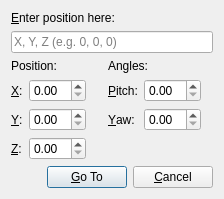
<?xml version="1.0" encoding="UTF-8"?>
<ui version="4.0">
 <class>GotoPositionDialog</class>
 <widget class="QDialog" name="GotoPositionDialog">
  <property name="geometry">
   <rect>
    <x>0</x>
    <y>0</y>
    <width>182</width>
    <height>174</height>
   </rect>
  </property>
  <property name="windowTitle">
   <string>Go to Position</string>
  </property>
  <layout class="QVBoxLayout" name="verticalLayout">
   <property name="spacing">
    <number>6</number>
   </property>
   <item>
    <layout class="QGridLayout" name="gridLayout" columnstretch="0,0,0,0,0,0,0">
     <property name="sizeConstraint">
      <enum>QLayout::SetDefaultConstraint</enum>
     </property>
     <property name="horizontalSpacing">
      <number>6</number>
     </property>
     <item row="2" column="3" colspan="2">
      <widget class="QLabel" name="label_3">
       <property name="text">
        <string>Angles:</string>
       </property>
      </widget>
     </item>
     <item row="5" column="1">
      <widget class="QDoubleSpinBox" name="m_dymZ"/>
     </item>
     <item row="3" column="1">
      <widget class="QDoubleSpinBox" name="m_dymX"/>
     </item>
     <item row="0" column="0" colspan="7">
      <widget class="QLabel" name="label">
       <property name="text">
        <string>&amp;Enter position here:</string>
       </property>
       <property name="buddy">
        <cstring>m_posEdit</cstring>
       </property>
      </widget>
     </item>
     <item row="2" column="0" colspan="2">
      <widget class="QLabel" name="label_2">
       <property name="text">
        <string>Position:</string>
       </property>
      </widget>
     </item>
     <item row="5" column="0">
      <widget class="QLabel" name="label_8">
       <property name="text">
        <string>&amp;Z:</string>
       </property>
       <property name="buddy">
        <cstring>m_dymZ</cstring>
       </property>
      </widget>
     </item>
     <item row="4" column="0">
      <widget class="QLabel" name="label_6">
       <property name="text">
        <string>&amp;Y:</string>
       </property>
       <property name="buddy">
        <cstring>m_dymY</cstring>
       </property>
      </widget>
     </item>
     <item row="3" column="3">
      <widget class="QLabel" name="label_5">
       <property name="text">
        <string>&amp;Pitch:</string>
       </property>
       <property name="buddy">
        <cstring>m_dymAnglePitch</cstring>
       </property>
      </widget>
     </item>
     <item row="4" column="3">
      <widget class="QLabel" name="label_7">
       <property name="text">
        <string>&amp;Yaw:</string>
       </property>
       <property name="buddy">
        <cstring>m_dymAngleYaw</cstring>
       </property>
      </widget>
     </item>
     <item row="3" column="2">
      <spacer name="horizontalSpacer_2">
       <property name="orientation">
        <enum>Qt::Horizontal</enum>
       </property>
       <property name="sizeType">
        <enum>QSizePolicy::Fixed</enum>
       </property>
       <property name="sizeHint" stdset="0">
        <size>
         <width>10</width>
         <height>20</height>
        </size>
       </property>
      </spacer>
     </item>
     <item row="4" column="4">
      <widget class="QDoubleSpinBox" name="m_dymAngleYaw"/>
     </item>
     <item row="3" column="0">
      <widget class="QLabel" name="label_4">
       <property name="text">
        <string>&amp;X:</string>
       </property>
       <property name="buddy">
        <cstring>m_dymX</cstring>
       </property>
      </widget>
     </item>
     <item row="4" column="1">
      <widget class="QDoubleSpinBox" name="m_dymY"/>
     </item>
     <item row="1" column="0" colspan="7">
      <widget class="QLineEdit" name="m_posEdit">
       <property name="alignment">
        <set>Qt::AlignLeading|Qt::AlignLeft|Qt::AlignVCenter</set>
       </property>
       <property name="placeholderText">
        <string>X, Y, Z (e.g. 0, 0, 0)</string>
       </property>
       <property name="clearButtonEnabled">
        <bool>true</bool>
       </property>
      </widget>
     </item>
     <item row="3" column="4">
      <widget class="QDoubleSpinBox" name="m_dymAnglePitch"/>
     </item>
    </layout>
   </item>
   <item>
    <layout class="QHBoxLayout" name="buttonLayout">
     <item>
      <spacer name="horizontalSpacer_1">
       <property name="orientation">
        <enum>Qt::Horizontal</enum>
       </property>
       <property name="sizeHint" stdset="0">
        <size>
         <width>0</width>
         <height>0</height>
        </size>
       </property>
      </spacer>
     </item>
     <item>
      <widget class="QPushButton" name="pushButton">
       <property name="text">
        <string>&amp;Go To</string>
       </property>
      </widget>
     </item>
     <item>
      <widget class="QPushButton" name="pushButton_2">
       <property name="text">
        <string>&amp;Cancel</string>
       </property>
      </widget>
     </item>
    </layout>
   </item>
  </layout>
 </widget>
 <tabstops>
  <tabstop>m_posEdit</tabstop>
  <tabstop>m_dymX</tabstop>
  <tabstop>m_dymY</tabstop>
  <tabstop>m_dymZ</tabstop>
  <tabstop>m_dymAnglePitch</tabstop>
  <tabstop>m_dymAngleYaw</tabstop>
  <tabstop>pushButton_2</tabstop>
  <tabstop>pushButton</tabstop>
 </tabstops>
 <resources/>
 <connections>
  <connection>
   <sender>pushButton</sender>
   <signal>clicked()</signal>
   <receiver>GotoPositionDialog</receiver>
   <slot>accept()</slot>
   <hints>
    <hint type="sourcelabel">
     <x>202</x>
     <y>181</y>
    </hint>
    <hint type="destinationlabel">
     <x>284</x>
     <y>173</y>
    </hint>
   </hints>
  </connection>
  <connection>
   <sender>pushButton_2</sender>
   <signal>clicked()</signal>
   <receiver>GotoPositionDialog</receiver>
   <slot>reject()</slot>
   <hints>
    <hint type="sourcelabel">
     <x>54</x>
     <y>180</y>
    </hint>
    <hint type="destinationlabel">
     <x>117</x>
     <y>178</y>
    </hint>
   </hints>
  </connection>
 </connections>
</ui>
